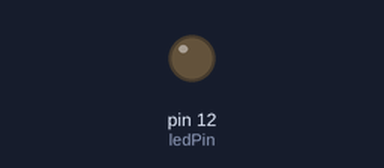
Recording of a sketch running on a simulated Arduino Uno, built with avr-gcc and run on an emulated ATmega328P. Parts: output pins drawn as LEDs (lit = HIGH). What the sketch prints to the serial monitor is not drawn.

Above: at 0.6 s.
At 2.6 s:
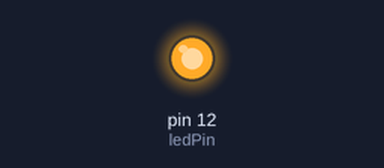
Timing chart, 0 to 6.8 s (numbered marks = the images above):
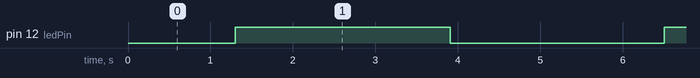

The sketch:

01-fadeLED.ino
```cpp
const int ledPin = 12;

void setup() {
  Serial.begin(115200);
  pinMode(ledPin, OUTPUT);
}

void loop() {
  // Fade-in
  for (int brightness = 0; brightness <= 255; brightness++) {
    analogWrite(ledPin, brightness);
    Serial.println(brightness);
    delay(10);
  }

  // Fade-out
  for (int brightness = 255; brightness >= 0; brightness--) {
    analogWrite(ledPin, brightness);
    Serial.println(brightness);
    delay(10);
  }

}
```

Measured:
- by itself, pin 12 (ledPin): alternates HIGH for 2.6 s and LOW for 2.6 s
